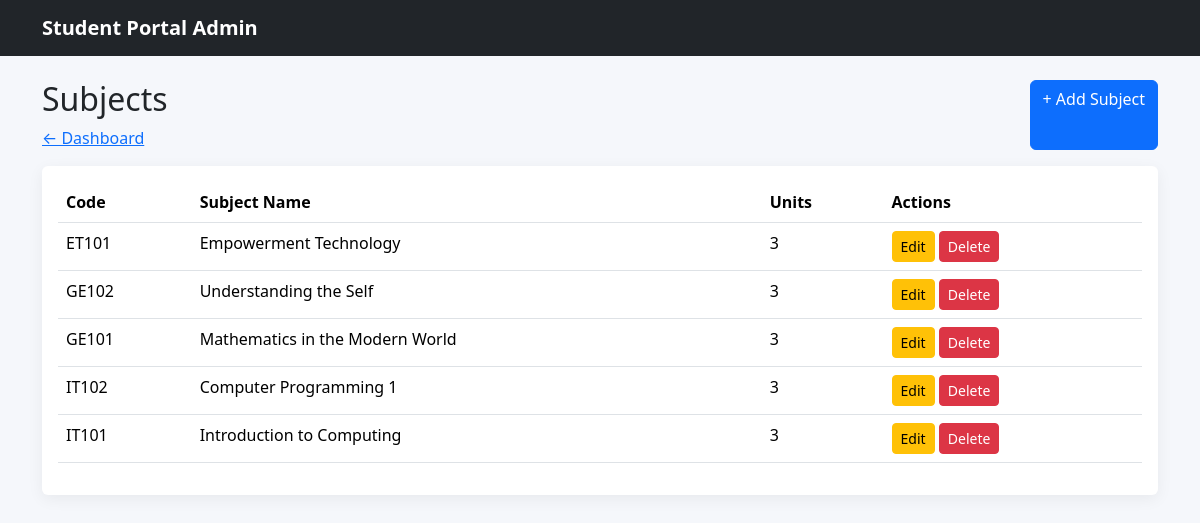
Screenshot of /vincent_crud/admin/subjects/index.php (signed in) with the database file from the repository.
### tables this page shows
CREATE TABLE `subjects` (
  `id` int(11) NOT NULL,
  `subject_code` varchar(20) NOT NULL,
  `subject_name` varchar(100) NOT NULL,
  `units` int(11) NOT NULL
);

### vincent_crud/admin/subjects/index.php (the view, shortened to what this page needs)
<?php
    include "../../config/database.php";
    $sql = "SELECT * FROM subjects ORDER BY id DESC";
    $result = mysqli_query($conn, $sql);
?>
<!doctype html>
<html lang="en">
<head>
    <link
        href="../../assets/vendor/bootstrap/css/bootstrap.min.css"
        rel="stylesheet"
    >
    <link
        href="../../assets/css/style.css"
        rel="stylesheet"
    >
</head>
<body>
    <nav class="navbar navbar-dark bg-dark">
        <div class="container">
            <a
                class="navbar-brand"
                href="dashboard.html"
            >
                Student Portal Admin
            </a>
        </div>
    </nav>
    <div class="container py-4">
        <div class="d-flex justify-content-between mb-3">
            <div>
                <h2>Subjects</h2>
                <a href="../dashboard.php">
                    ← Dashboard
                </a>
            </div>
            <a
                href="create.php"
                class="btn btn-primary"
            >
                + Add Subject
            </a>
        </div>
        <div class="card">
            <div class="card-body">
                <table class="table">
                    <thead>
                        <tr>
                            <th>Code</th>
                            <th>Subject Name</th>
                            <th>Units</th>
                            <th>Actions</th>
                        </tr>
                    </thead>
                    <tbody>
                        <?php while($row = mysqli_fetch_assoc($result)){ ?>
                        <tr>
                            <td>
                                <?php echo htmlspecialchars($row["subject_code"]); ?>
                            </td>
                            <td>
                                <?php echo htmlspecialchars($row["subject_name"]); ?>
                            </td>
                            <td>
                                <?php echo htmlspecialchars($row["units"]); ?>
                            </td>
                            <td>
                                <a
                                    href="edit.php?id=<?php echo $row['id']; ?>"
                                    class="btn btn-warning btn-sm"
                                >
                                    Edit
                                </a>
                                <a
                                    class="btn btn-danger btn-sm"
                                    href="delete.php?id=<?php echo $row['id']?>"
                                    onclick = "return confirm('Are your sure you want to delete this record?')"
                                >
                                    Delete
                                </a>
                            </td>
                        </tr>
                        <?php } ?>
                    </tbody>
                </table>
            </div>
        </div>
    </div>
</body>
</html>

### vincent_crud/assets/css/style.css (style rules this page uses)
body { background: #f5f7fb; }
.navbar-brand { font-weight: 700; }
.card { border: 0; box-shadow: 0 0.25rem 1rem rgba(0,0,0,.06); }

### rows the page displays
subjects: subject_code "ET101", subject_name "Empowerment Technology", units "3"
subjects: subject_code "GE102", subject_name "Understanding the Self", units "3"
subjects: subject_code "GE101", subject_name "Mathematics in the Modern World", units "3"
subjects: subject_code "IT102", subject_name "Computer Programming 1", units "3"
subjects: subject_code "IT101", subject_name "Introduction to Computing", units "3"
